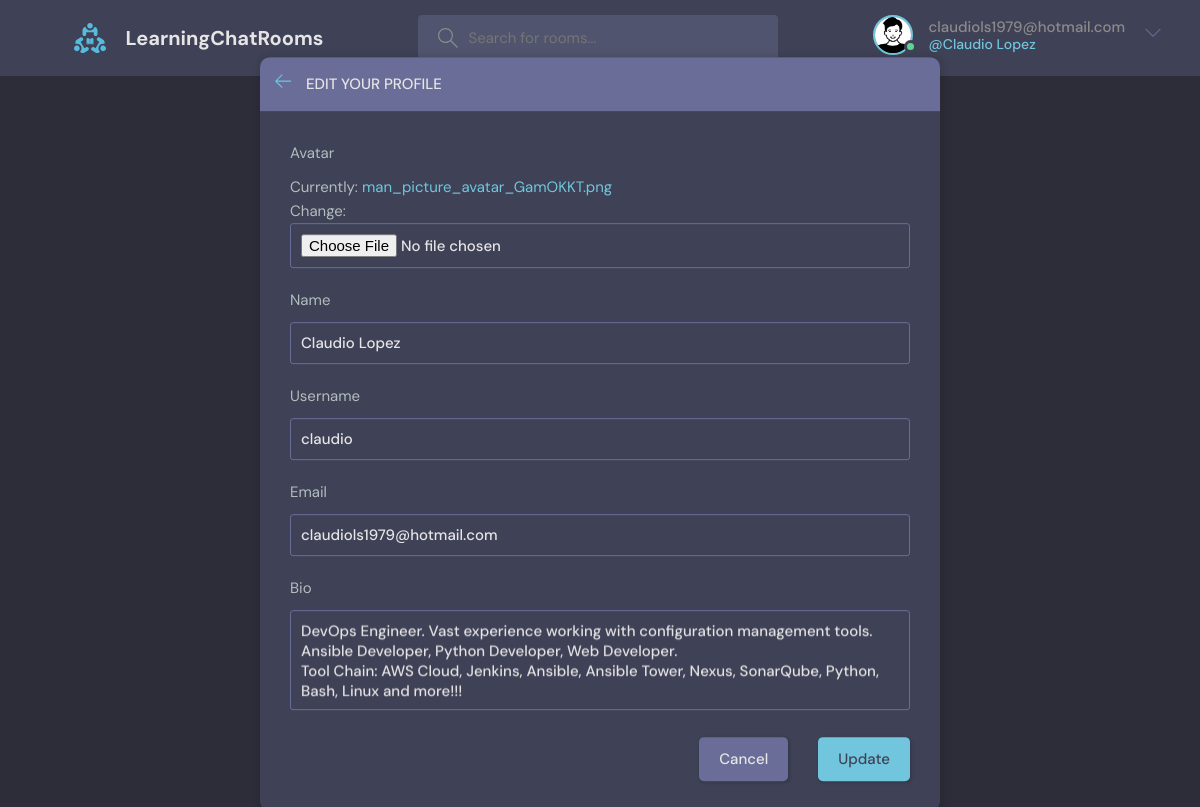
The page /update-user/ (signed in) on the database its author committed.
### base/models.py (models this page shows)
class User(AbstractUser):
    name = models.CharField(max_length=200, null=True)
    email = models.EmailField(unique=True, null=True)
    bio = models.TextField(null=True)
    avatar = models.ImageField(null=True, default="avatar.svg")
    USERNAME_FIELD = 'email'
    REQUIRED_FIELDS = []

### base/views.py (the view)
# urls.py: path('update-user/', views.updateUser, name="update-user"),
@login_required(login_url='login')
def updateUser(request):
    user = request.user
    form = UserForm(instance=user)
    if request.method == 'POST':
        form = UserForm(request.POST, request.FILES, instance=user)
        if form.is_valid():
            form.save()
            return redirect('home')
    return render(request, 'base/update-user.html', {'form': form})

### base/forms.py
class UserForm(ModelForm):
    class Meta:
        model = User
        fields = ['avatar', 'name', 'username', 'email', 'bio']

### base/templates/base/update-user.html (shortened to what this page needs)
{% extends 'main.html' %}
{% block content%}
    <main class="update-account layout">
        <div class="container">
            <div class="layout__box">
                <div class="layout__boxHeader">
                    <div class="layout__boxTitle">
                        <a href="{% url 'home' %}">
                            <svg version="1.1" xmlns="http://www.w3.org/2000/svg" width="32" height="32"
                                viewBox="0 0 32 32">
                                <title>arrow-left</title>
                                <path
                                    d="M13.723 2.286l-13.723 13.714 13.719 13.714 1.616-1.611-10.96-10.96h27.625v-2.286h-27.625l10.965-10.965-1.616-1.607z">
                                </path>
                            </svg>
                        </a>
                        <h3>Edit your profile</h3>
                    </div>
                </div>
                <div class="layout__body">
                    <form class="form" action="" method="POST" enctype="multipart/form-data">
                        {% for field in form %}
                        <div class="form__group">
                            <label for="profile_pic">{{field.label}}</label>
                            {{field}}
                        </div>
                        {% endfor %}
                        <div class="form__action">
                            <a class="btn btn--dark" href="{% url 'home' %}">Cancel</a>
                            <button class="btn btn--main" type="submit">Update</button>
                        </div>
                    </form>
                </div>
            </div>
        </div>
    </main>
{% endblock content %}

### templates/navbar.html (shortened to what this page needs)
{% load static %}
<header class="header header--loggedIn">
    <div class="container">
      <a href="{% url 'home' %}" class="header__logo">
        <img src="{% static 'images/logo.svg' %}" />
        <h1>LearningChatRooms</h1>
      </a>
      <form class="header__search" method="GET" action="{% url 'home' %}" >
        <label>
          <input name="q" placeholder="Search for rooms..." />
        </label>
      </form>
      <nav class="header__menu">
        {% if request.user.is_authenticated %}
        <div class="header__user">
          <a href="{% url 'update-user' %}">
            <div class="avatar avatar--medium active">
              <img src="{{request.user.avatar.url}}" />
            </div>
            <p>{{request.user.email }} <span>@{{request.user.name }}</span></p>
          </a>
          <button class="dropdown-button">
            <svg version="1.1" xmlns="http://www.w3.org/2000/svg" width="32" height="32" viewBox="0 0 32 32">
              <title>chevron-down</title>
              <path d="M16 21l-13-13h-3l16 16 16-16h-3l-13 13z"></path>
            </svg>
          </button>
        </div>
        {% else %}
        <a href="{% url 'login' %}">
          <img src="{% static 'images/avatar.svg' %}" />
          <p>Login</p>
        </a>
        {% endif %}
      </nav>
    </div>
  </header>

### rows shown on the page
User: user.avatar (picture), user.email "claudiols1979@hotmail.com", user.name "Claudio Lopez", form "Claudio Lopez" "claudio" "claudiols1979@hotmail.com" "DevOps Engineer. Vast experience working with configuration management tools. Ansible Developer, Python Developer, Web Developer. Tool Chain: AWS Cloud, Jenkins, Ansible, Ansible Tower, Nexus, SonarQube, Python, Bash, Linux and more!!!"

### other values the page prints
{{ field.label }} "Avatar" "Name" "Username" "Email" "Bio"
